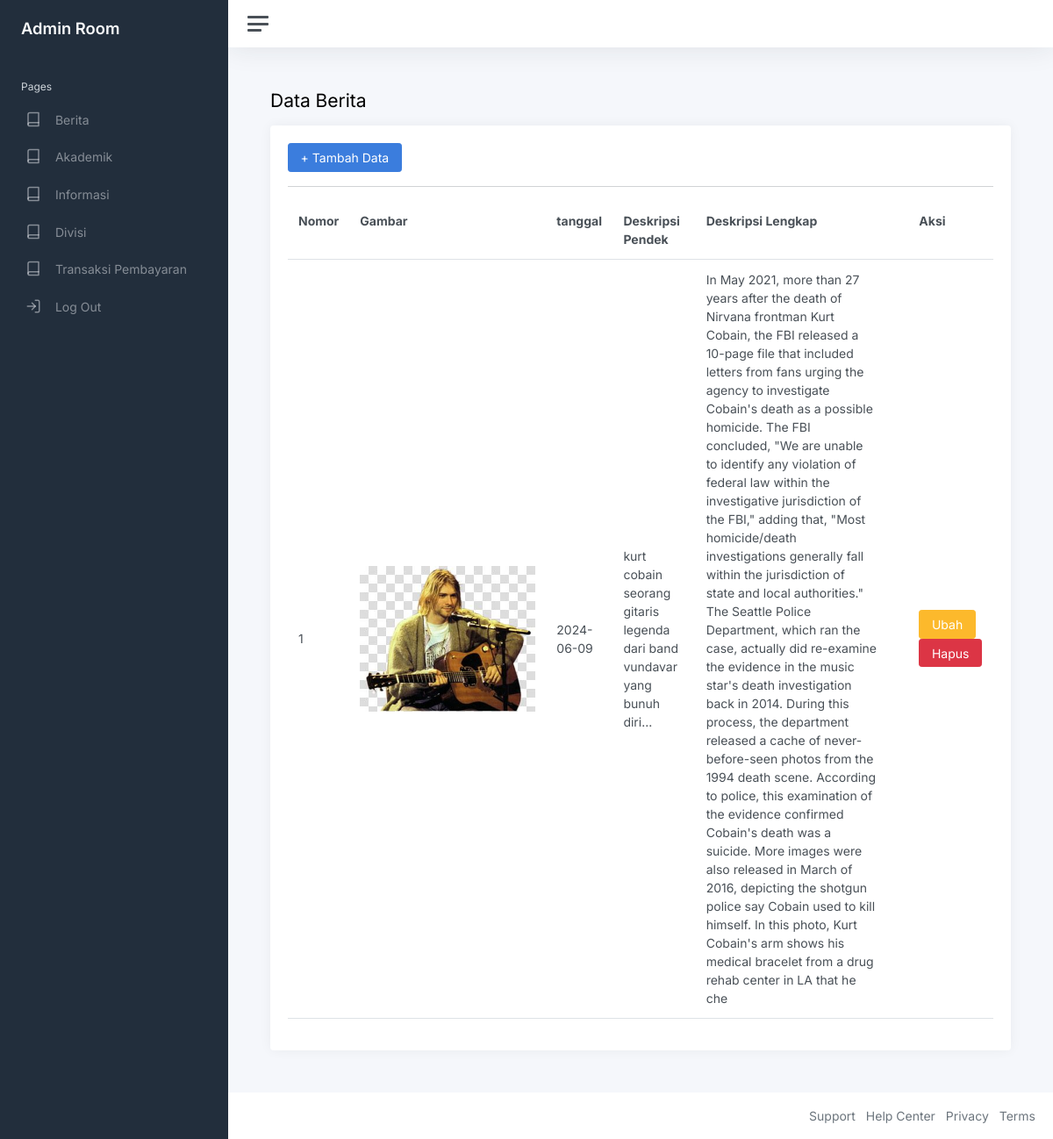
/Himpunan-Mahasiswa-AdministrasiRumahSakit-main/01-ummetro/home.php (signed in), run on the app's committed database.
### tables this page shows
CREATE TABLE `berita` (
  `id_berita` int(11) NOT NULL,
  `gambar_berita` varchar(255) DEFAULT NULL,
  `tanggal_berita` varchar(255) DEFAULT NULL,
  `short_desk` text DEFAULT NULL,
  `deskripsi_berita` text DEFAULT NULL
);

### Himpunan-Mahasiswa-AdministrasiRumahSakit-main/01-ummetro/berita.php (the view)
<h1 class="h3 mb-3">Data Berita</h1>
<div class="row">
    <div class="col-12">
        <div class="card">
            <div class="card-body">
                <a href="?page=tambahh_berita" class="btn btn-primary">+ Tambah Data</a><hr>
                <table class="table">
                    <tr>
                        <th>Nomor</th>
                        <th>Gambar</th>
                        <th>tanggal</th>
                        <th>Deskripsi Pendek</th>
                        <th>Deskripsi Lengkap</th>
                        <th></th>
                        <th>Aksi</th>
                    </tr>
                    <?php
                    $i = 1;
                    $query = mysqli_query($konek, "SELECT*FROM berita");
                    while ($data = mysqli_fetch_array($query)) {
                        ?>
                        <tr>
                            <td><?php echo $i; ?></td>
                            <td><img width="200px" src="images/<?php echo $data['gambar_berita'];?>" alt="image"></td>
                            <td><?php echo $data['tanggal_berita']; ?></td>
                            <td><?php echo $data['short_desk'];?></td>
                            <td><?php echo $data['deskripsi_berita']; ?></td>
                            <td></td>
                            <td>
                                <a href="?page=ubah_berita&id=<?php echo $data['id_berita']; ?>" class="btn btn-warning">Ubah</a>
                                <a href="?page=hapus_berita&id=<?php echo $data['id_berita']; ?>" class="btn btn-danger">Hapus</a>
                            </td>
                        </tr>
                        <?php
                    $i++;
                    }
                    ?>
                </table>
            </div>
        </div>
    </div>
</div>

### data on the page
berita: gambar_berita (picture), tanggal_berita "2024-06-09", short_desk "kurt cobain seorang gitaris legenda dari band vundavar yang bunuh diri...", deskripsi_berita "In May 2021, more than 27 years after the death of Nirvana frontman Kurt Cobain, the FBI released a 10-page file that included letters from fans urging the agency to investigate Cobain's death as a possible homicide. The FBI concluded, \"We are unable to identify any violation of federal law within the investigative jurisdiction of the FBI,\" adding that, \"Most homicide/death investigations generally fall within the jurisdiction of state and local authorities.\" The Seattle Police Department, which ran the case, actually did re-examine the evidence in the music star's death investigation back in 2014. During this process, the department released a cache of never-before-seen photos from the…"
